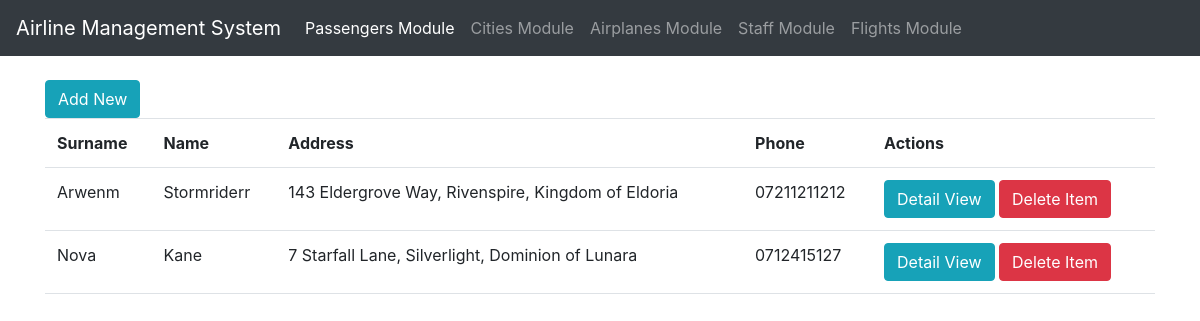
The page / on the database its author committed.
### PassengersModule/models.py (models this page shows, shortened)
class Passenger(models.Model):
    surname = models.CharField(max_length=100)
    name = models.CharField(max_length=100)
    address = models.CharField(max_length=100)
    phone = models.CharField(max_length=100)

### PassengersModule/views.py (the view)
# urls.py: path('', name='airplane listview', view=index),
def index(request):
    passengers = Passenger.objects.all()
    return render(request,'passenger_listview.html',{'passengers':passengers})

### PassengersModule/templates/passenger_listview.html (shortened to what this page needs)
{% extends "passenger_base.html" %}
{% block content %}
<div class="container">
    <a class="btn btn-info" href="{% url 'passenger add' %}">Add New</a>
    <table class="table">
        <tr>
            <th>Surname</th>
            <th>Name</th>
            <th>Address</th>
            <th>Phone</th>
            <th>Actions</th>
        </tr>
        {% for passenger in passengers %}
        <tr>
            <td>{{ passenger.surname }}</td>
            <td>{{ passenger.name }}</td>
            <td>{{ passenger.address }}</td>
            <td>{{ passenger.phone }}</td>
            <td>
                <a class="btn btn-info" href="view/{{ passenger.id }}">Detail View</a>
                <a class="btn btn-danger" href="delete/{{ passenger.id }}">Delete Item</a>
            </td>
        </tr>
        {% endfor %}
    </table>
</div>
{% endblock %}

### rows shown on the page
Passenger: surname "Arwenm", name "Stormriderr", address "143 Eldergrove Way, Rivenspire, Kingdom of Eldoria", phone "07211211212"
Passenger: surname "Nova", name "Kane", address "7 Starfall Lane, Silverlight, Dominion of Lunara", phone "0712415127"
